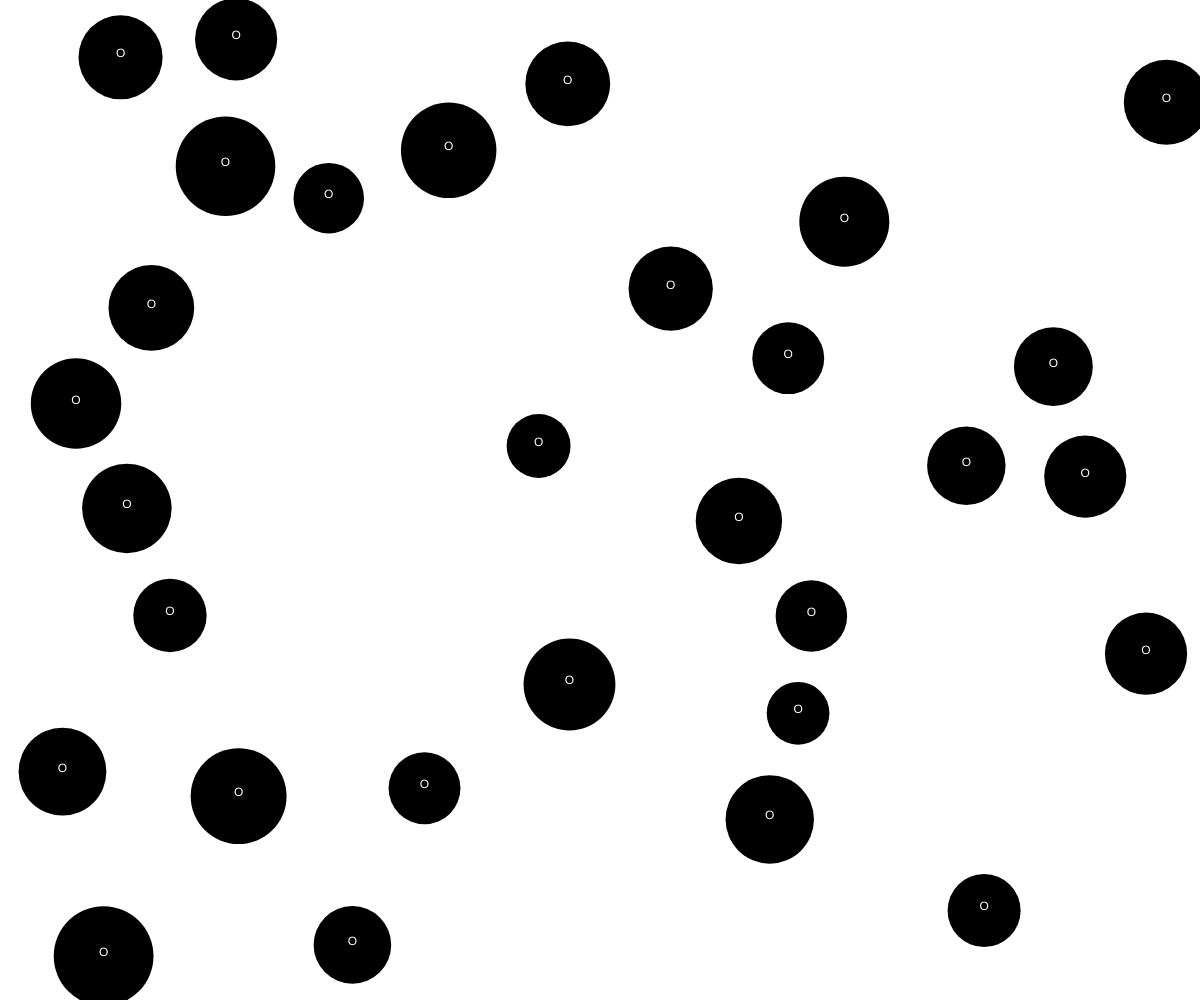
Frame 1 (no input)
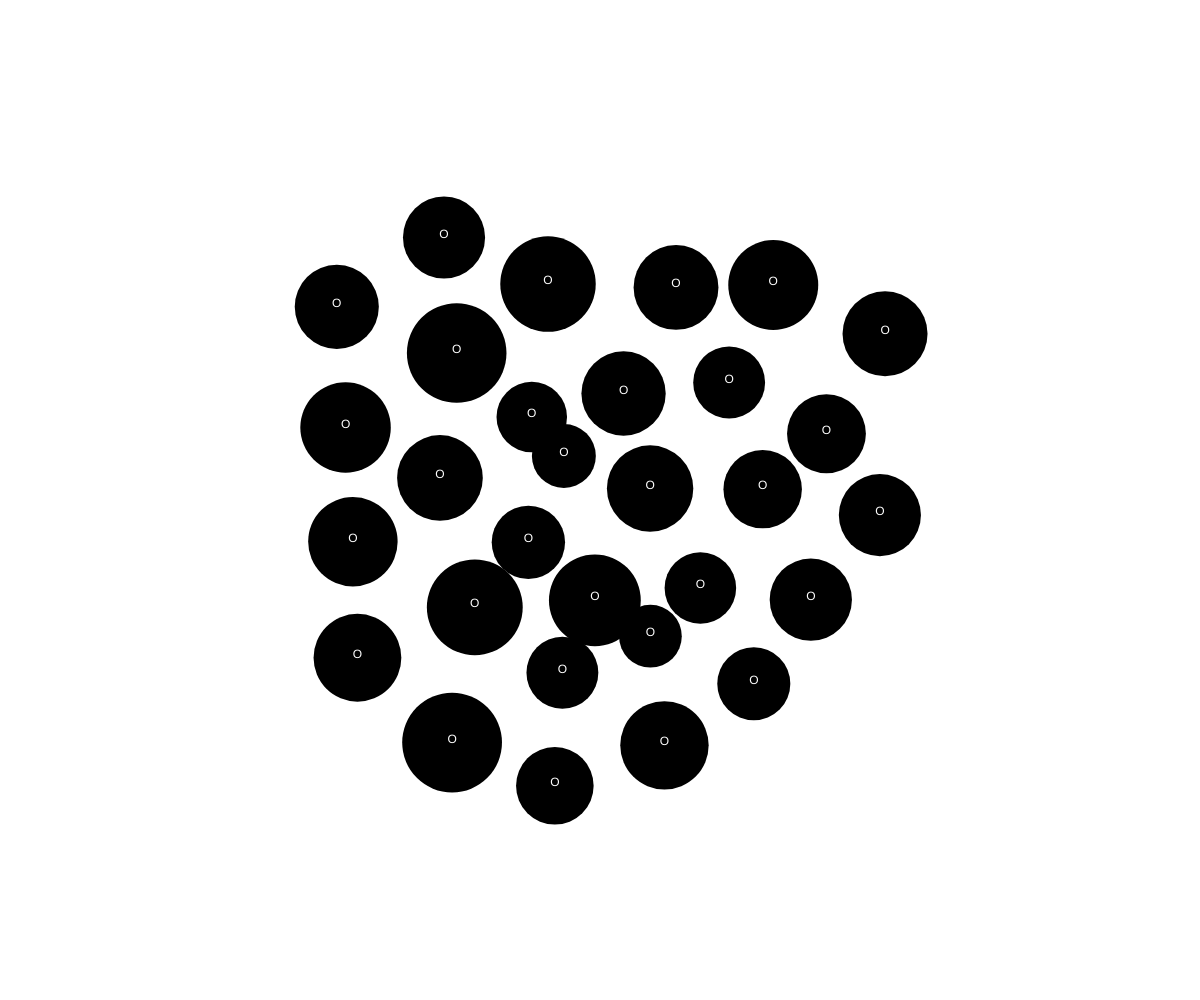
Frame 60 (no input)
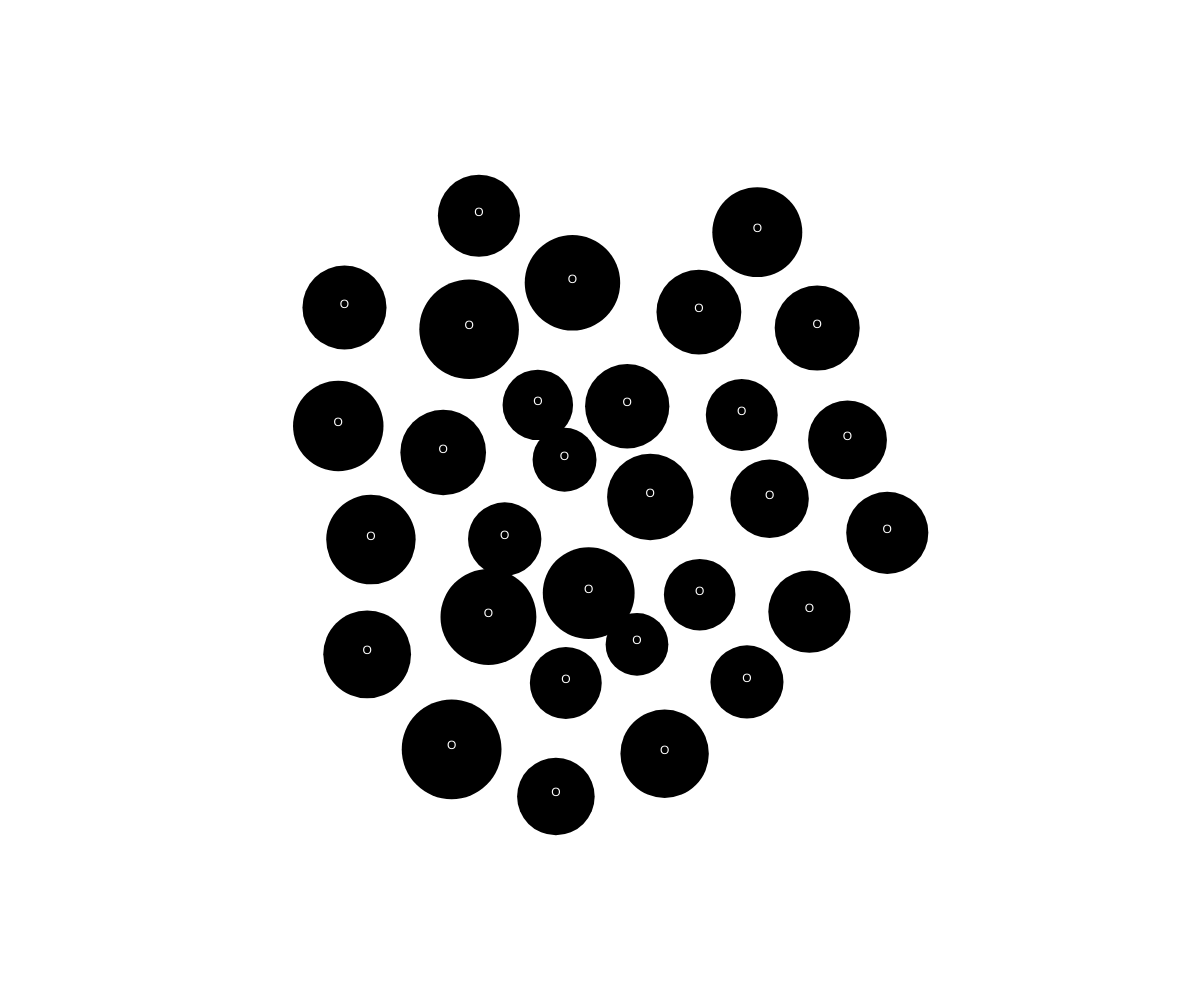
Frame 120 (the mouse pressed at the canvas centre since frame 60)

The p5.js sketch that drew these frames (run headless with seeded random() and noise() and a simulated clock; from frame 60 on, the mouse is pressed at the canvas centre):

// p5.js sketch
// ── sketch.js

function setup() {	
	createCanvas(windowWidth,windowHeight);
	cp = new CirclePacking(width, height);

  	for (var i=0; i<30; i++){
    	cp.circles.push(new Circle(random(width), random(height), random(20) + 30, "O"));
  	}
}

function draw() {
  background(255);
  noStroke();
  cp.pack();
  cp.draw();
}

function windowResized() {
  resizeCanvas(floor(parent.width), floor(parent.height));
}

function Circle(_x, _y, _r, _label) {
    this.x = _x;
    this.y = _y;
    this.r = _r;
    this.label = _label;

  Circle.prototype.distance = function(_x1, _y1, _x2, _y2) {
    return sqrt((_x1-_x2)*(_x1-_x2)+(_y1-_y2)*(_y1-_y2));
  }

  Circle.prototype.getOffset = function(_x, _y) {
    return distance(this.x, this.y, _x, _y);
  }

  Circle.prototype.contains = function(_x, _y) { 
    return distance(this.x, this.y, _x, _y) <= this.r;
  }

  Circle.prototype.intersect = function(_circle) {
    var d = distance(this.x, this.y, _circle.x, _circle.y);
    return d <= (this.r + _circle.r);
  }

  Circle.prototype.draw = function() {
  	fill(0);
    ellipse(this.x, this.y, this.r*2, this.r*2);
    fill(255);
    textAlign(CENTER);
    text(this.label,this.x,this.y);
  }
}


//circle packing
function CirclePacking(_width, _height) {
    this.width = _width;
    this.height = _height;
    this.xcenter = width/2;
    this.ycenter = height/2;
    this.circles = [];
    this.padding = 40;
    this.damping = 0.05;
    this.iterations = 1;

  CirclePacking.prototype.fast_distance = function(_x1, _y1, _x2, _y2) {
    return (_x1 - _x2) * (_x1 - _x2) + (_y1 - _y2) * (_y1 - _y2);
  }

  CirclePacking.prototype.pack = function() {
    for (var i = 0; i < this.circles.length; i++) {
      var c1 = this.circles[i];

      for (var j = i+1; j < this.circles.length; j++) {
        var c2 = this.circles[j];

        var d = this.fast_distance(c1.x, c1.y, c2.x, c2.y);
        var r = c1.r + c2.r + this.padding;

        if (d < (r*r)) {
          var dx = c2.x - c1.x;
          var dy = c2.y - c1.y;
          var droot = sqrt(d);

          // proviamo a dare un peso rispetto al centro
          var cd1 = this.fast_distance(c1.x, c1.y, this.xcenter, this.ycenter);
          var cd2 = this.fast_distance(c1.x, c1.y, this.xcenter, this.ycenter);

          var total = dx + dy;

          var vx = (dx/droot) * (r-droot);
          var vy = (dy/droot) * (r-droot);

          c1.x -= vx * cd1/(cd1+cd2);
          c1.y -= vy * cd1/(cd1+cd2);
          c2.x += vx * cd2/(cd1+cd2);
          c2.y += vy * cd2/(cd1+cd2);
        }
      }
    }

    // contraction...
    //
    for (var i = 0; i < this.circles.length; i++) {
      var c = this.circles[i];
      var vx = (c.x - this.xcenter) * this.damping;
      var vy = (c.y - this.ycenter) * this.damping;
      c.x -= vx;
      c.y -= vy;
    }
    //
  }

  CirclePacking.prototype.update = function() {
    for (var w=0; w<iterations; w++) {
      this.pack();
    }
  }
  /**
   * Draw all the circles
   */

  CirclePacking.prototype.draw = function() {
    for (var i = 0; i < this.circles.length; i++) {
      var c = this.circles[i];
      if (c.r < 1){
        this.circles.remove(c);
      }
      else
      {
        c.draw();
      }
    }
  }
}
